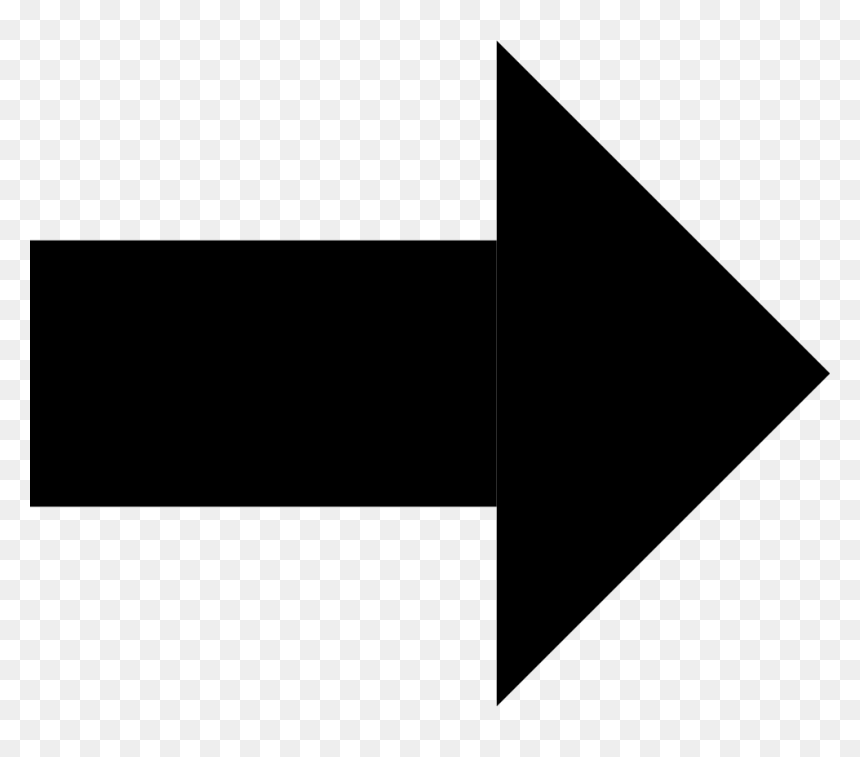
#> input picture Arrow-Detection-main/Right_Arrow.png, 860 x 757 px, found by its file name
$ python arrow_recognition.py
#> lines starting #> are read from the running program, lines starting #| are printed output that depends on the picture; after the words box and inside, x2 and y2 are one past the last pixel; in counts of white or black regions, pixels touching at a corner belong together
import cv2
import numpy as np
import math

# Constants
MATCH_THRESHOLD = 0.8

# Logging functions to trace program execution
def log_initialization():
    print("System initialization...")

def log_template_loaded(template_name):
    print(f"Template {template_name} loaded.")

def log_edge_detection():
    print("Performing edge detection...")

def log_contour_detection():
    print("Detecting contours...")

def log_template_matching():
    print("Performing template matching...")

# Preprocessing: Edge detection and grayscale conversion
def edge_detection(image):
    log_edge_detection()
    edges = cv2.Canny(image, 50, 150)
    kernel = cv2.getStructuringElement(cv2.MORPH_RECT, (3, 3))
    edges = cv2.morphologyEx(edges, cv2.MORPH_CLOSE, kernel, iterations=2)
    return edges

def to_grayscale_and_blur(image):
    gray = cv2.cvtColor(image, cv2.COLOR_BGR2GRAY)
    blurred = cv2.GaussianBlur(gray, (7, 7), 0)
    return blurred

# Contour detection
def detect_contours(image):
    log_contour_detection()
    processed = edge_detection(to_grayscale_and_blur(image))
    contours, _ = cv2.findContours(processed, cv2.RETR_TREE, cv2.CHAIN_APPROX_SIMPLE)
    return contours

# Helper functions for arrow detection
def identify_arrow_tip(points, hull_indices):
    for i in range(len(points)):
        if i not in hull_indices:
            next_index = (i + 2) % len(points)
            prev_index = (i - 2 + len(points)) % len(points)

            # Check if the points are approximately equal
            distance = np.linalg.norm(points[next_index] - points[prev_index])
            if distance < 1e-3:  # Threshold for considering points equal
                return points[next_index]
    return (-1, -1)

def determine_direction(approx, tip):
    left_points = sum(1 for pt in approx if pt[0][0] < tip[0])
    right_points = sum(1 for pt in approx if pt[0][0] > tip[0])

    if left_points > right_points and left_points > 4:
        return "Left"
    if right_points > left_points and right_points > 4:
        return "Right"
    return "None"

def calculate_angle(p1, p2):
    return math.degrees(math.atan2(p1[1] - p2[1], p1[0] - p2[0]))

# Template matching
def match_and_annotate(frame, template_img, color, label):
    log_template_matching()
    gray_frame = to_grayscale_and_blur(frame)
    best_value = -1
    best_location = (-1, -1)
    best_scale = -1

    for scale in np.arange(0.1, 0.5, 0.027):
        resized_template = cv2.resize(template_img, None, fx=scale, fy=scale)
        result = cv2.matchTemplate(gray_frame, resized_template, cv2.TM_CCOEFF_NORMED)
        min_val, max_val, min_loc, max_loc = cv2.minMaxLoc(result)

        if max_val > best_value and max_val > MATCH_THRESHOLD:
            best_value = max_val
            best_location = max_loc
            best_scale = scale

    if best_location != (-1, -1):
        w = int(template_img.shape[1] * best_scale)
        h = int(template_img.shape[0] * best_scale)
        top_left = best_location
        bottom_right = (top_left[0] + w, top_left[1] + h)
        cv2.rectangle(frame, top_left, bottom_right, color, 2)

        frame_center = (frame.shape[1] // 2, frame.shape[0] // 2)
        angle = calculate_angle(top_left, frame_center)
        print(f"{label} arrow detected at angle: {angle:.2f}")

# Process each frame to detect arrows
def process_frame(frame):
    contours = detect_contours(frame)
    for contour in contours:
        approx = cv2.approxPolyDP(contour, 0.02 * cv2.arcLength(contour, True), True)
        hull = cv2.convexHull(approx, returnPoints=False)

        if 4 < len(hull) < 6 and len(hull) + 2 == len(approx) and len(approx) > 6:
            tip = identify_arrow_tip(approx, hull)
            if tip != (-1, -1):
                direction = determine_direction(approx, tip)
                if direction != "None":
                    cv2.drawContours(frame, [contour], -1, (0, 255, 0), 3)
                    cv2.circle(frame, tip, 3, (0, 0, 255), -1)
                    print(f"Arrow Direction: {direction}")

# Initialize video capture
def init_video_capture():
    log_initialization()
    cap = cv2.VideoCapture(0)
    if not cap.isOpened():
        print("Cannot open webcam")
    return cap

# Main function to run the arrow detection
def main():
    log_initialization()
    right_arrow = cv2.imread("C:/Users/Nilang/Desktop/Arrow-Detection/Arrow-Detection-main/Right_Arrow.png", cv2.IMREAD_GRAYSCALE)
#> right_arrow is the input picture: shape (757, 860); min 0, max 255, mean 157.4
    left_arrow = cv2.imread("C:/Users/Nilang/Desktop/Arrow-Detection/Arrow-Detection-main/Left_arrow.png", cv2.IMREAD_GRAYSCALE)
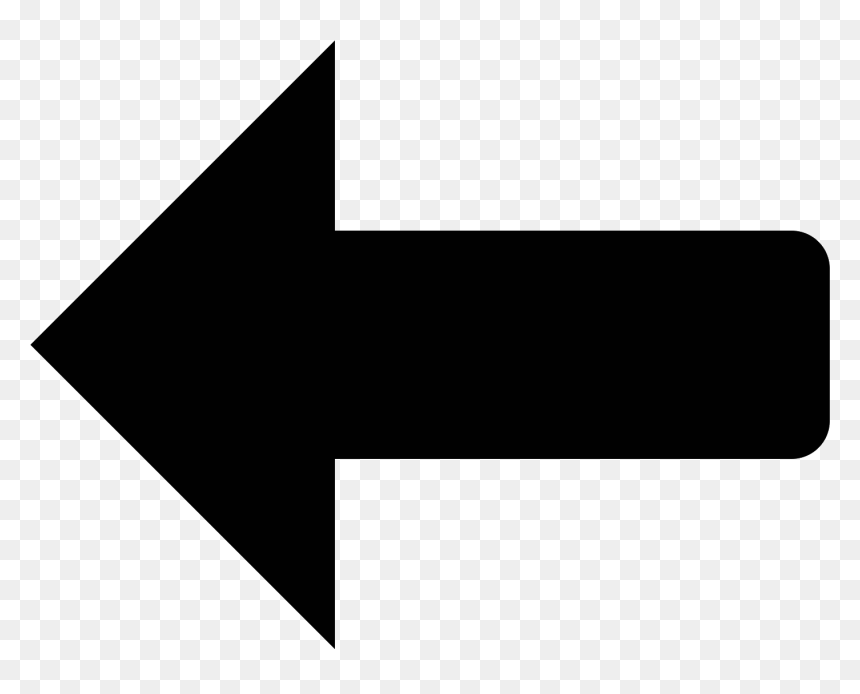
#> input picture Arrow-Detection-main/Left_arrow.png, 860 x 694 px, found by its file name
#> left_arrow is the input picture: shape (694, 860); min 1, max 255, mean 162.2

    if right_arrow is None or left_arrow is None:
        print("Error loading template images")
        return

    log_template_loaded("Right_Arrow")
    log_template_loaded("Left_Arrow")

    cap = init_video_capture()
    if not cap.isOpened():
        print("Error opening video capture")
        return

    while True:
        ret, frame = cap.read()
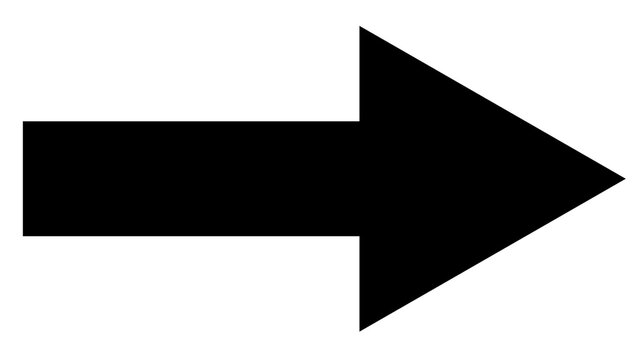
#> input picture arrow-1/original.jpg, 641 x 360 px, given in place of the camera
#> frame is the input picture: shape (360, 641, 3); min 0, max 255, mean 167.3
        if not ret or frame is None:
            print("Error capturing frame")
            break

        process_frame(frame)
#> in to_grayscale_and_blur, `blurred = cv2.GaussianBlur(gray, (7, 7), 0)`:
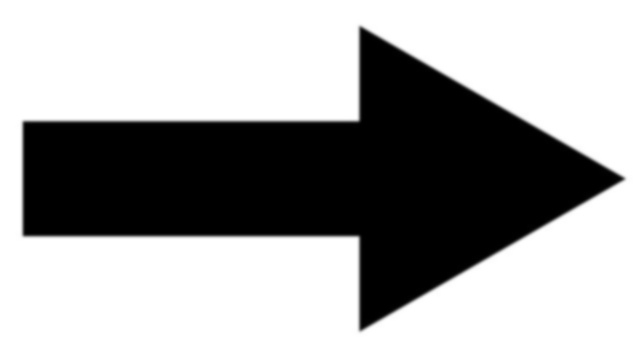
#> blurred: shape (360, 641); min 0, max 255, mean 167.3
#> in edge_detection, `edges = cv2.Canny(image, 50, 150)`:
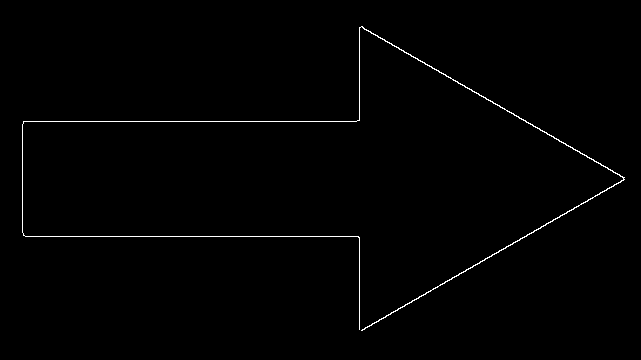
#> edges: shape (360, 641); 0.78% white in thin lines or dots, all inside (x1, y1, x2, y2) = (22, 26, 625, 331)
#> in detect_contours, `contours, _ = cv2.findContours(processed, cv2.RETR_TREE, cv2.CHAIN_APP..`: contours = 2 contours; box (x1, y1, x2, y2) and area: (22, 26, 625, 331) 79602, (22, 29, 621, 329) 79274
#> the loop in process_frame, `for contour in contours:` made 2 passes
#> (hull, tip) on passes 1 to 2: ([6, 4, 3, 1, 0], (-1, -1)), ([0, 1, 3, 4, 6], (-1, -1))
        match_and_annotate(frame, right_arrow, (0, 255, 0), "Right")
#> the loop in match_and_annotate, `for scale in np.arange(0.1, 0.5, 0.027):` made 15 passes
#> (min_val, max_val, min_loc, max_loc) on passes 1 to 12: (-0.473, 0.423, (285, 69), (20, 184)), (-0.468, 0.422, (264, 55), (19, 170)), (-0.467, 0.426, (244, 41), (18, 156)), (-0.469, 0.422, (223, 28), (18, 142)), (-0.448, 0.472, (200, 15), (17, 101)), (-0.442, 0.543, (177, 1), (16, 91)), (-0.315, 0.593, (156, 0), (15, 81)), (-0.193, 0.637, (135, 0), (14, 71)), (-0.0717, 0.67, (122, 0), (13, 61)), (0.114, 0.703, (114, 0), (13, 51)), (0.251, 0.732, (106, 0), (12, 41)), (0.351, 0.757, (95, 0), (11, 31))
#> pass 1, in match_and_annotate, `result = cv2.matchTemplate(gray_frame, resized_template, cv2.TM_CCOEFF..`:
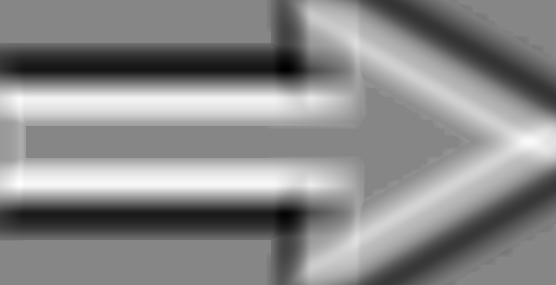
#> result: shape (285, 556) float32; min -0.473, max 0.423, mean 0.00935; drawn with min black and max white
#> pass 2, in match_and_annotate, `result = cv2.matchTemplate(gray_frame, resized_template, cv2.TM_CCOEFF..`:
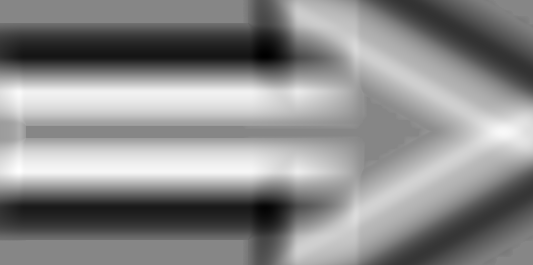
#> result: shape (265, 533) float32; min -0.468, max 0.422, mean 0.0184; drawn with min black and max white
#> after the loop in match_and_annotate, `for scale in np.arange(0.1, 0.5, 0.027):`:
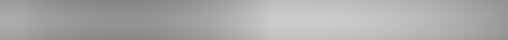
#> result: shape (20, 254) float32 (shown 2 times larger); min 0.523, max 0.799, mean 0.664
#> after the loop in match_and_annotate, `for scale in np.arange(0.1, 0.5, 0.027):`: best_location = (-1, -1); best_scale = -1
        match_and_annotate(frame, left_arrow, (255, 0, 0), "Left")

        cv2.imshow("Video Feed", frame)
        if cv2.waitKey(1) & 0xFF == ord('q'):
            break

    cap.release()
    cv2.destroyAllWindows()

if __name__ == "__main__":
#> (the run stopped early here; a loop or call above may not have finished)
